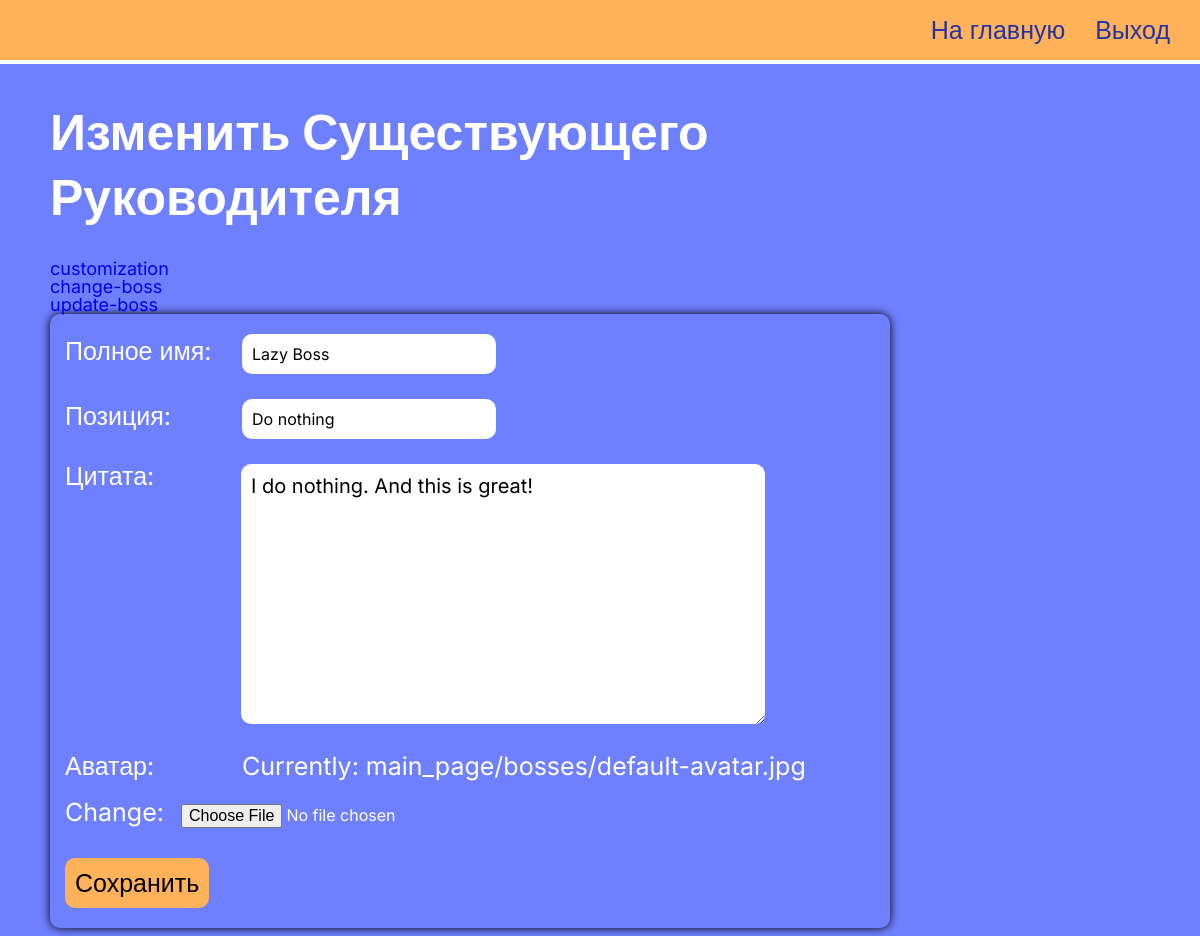
Screenshot of /customization/change-boss/update-boss/3/ (signed in) with the database file from the repository.
### simetra_app/models.py (models this page shows, shortened)
class Boss(models.Model):
    class Meta:
        verbose_name_plural = 'Bosses'
    def get_upload_path(self, filename):
        return Path('main_page/bosses', get_uuid4_filename(filename))
    name = models.CharField(max_length=100)
    position = models.CharField(max_length=200)
    quote = models.TextField()
    image = models.ImageField(
        default='main_page/bosses/default-avatar.jpg',
        upload_to=get_upload_path,
    )

### simetra_app/views.py (the view)
@login_required(login_url='simetra_app:staff-login')
def update_boss(request, boss_id):
    boss = get_object_or_404(Boss, pk=boss_id)
    boss_form = BossForm(instance=boss)
    context = {
        'boss_form': boss_form,
        'title': 'Изменить Существующего Руководителя',
    }
    context = update_context_for_customization_pages_navbar(request, context)
    print(context)
    if request.method == 'POST':
        boss_form = BossForm(request.POST, instance=boss)
        if boss_form.is_valid():
            boss_form.save()
    return render(request, 'simetra_app/create-or-update-boss.html', context)

### simetra_app/forms.py
class BossForm(forms.ModelForm):
    class Meta:
        model = Boss
        fields = '__all__'

### simetra_app/views.py (called while the page is built)
def update_context_for_customization_pages_navbar(request, context):
    def is_it_update_page(url_ancestors_name_list):
        return url_ancestors_name_list[-2][:7] == 'update-'
    url_ancestors_name_list = request.path.split('/')[1:-1]
    if is_it_update_page(url_ancestors_name_list):
        context['update_model'] = url_ancestors_name_list[-2]
        context['model_id'] = url_ancestors_name_list[-1]
        del(url_ancestors_name_list[-2])
        del(url_ancestors_name_list[-1])
    context['url_ancestors_name_list'] = url_ancestors_name_list
    return context

### simetra_app/templates/simetra_app/create-or-update-boss.html (shortened to what this page needs)
{% load static %}
<!DOCTYPE html>
<html lang="ru">
<head>
  <link rel="stylesheet" href="{% static 'simetra_app/customization_page/create-or-update-boss/styles/style.css' %}" />
</head>
<body>
  <div class="wrapper">
    <header class="header">
      <div class="header__container">
        <nav class="header__menu menu">
          <ul class="menu__list">
            <li class="menu__item">
              <a href="{% url 'simetra_app:customization' %}" class="menu__link _link">На главную</a>
            </li>
            <li class="menu__item">
              <a href="{% url 'simetra_app:staff-logout' %}" class="menu__link _link">Выход</a>
            </li>
          </ul>
        </nav>
      </div>
    </header>
    <main class="page">
      <section class="page__home home">
        <div class="home__container">
          <h1 class="home__title">{{ title }}</h1>
          {% include 'simetra_app/customization-navbar.html' %}
          {% include 'simetra_app/customization-navbar-for-update-pages.html' %}
          <div class="home__block">
            <form method="POST">
              <p class="home__input-block"><span class="home__descr">Полное имя:</span> {{ boss_form.name }}</p>
              <p class="home__input-block"><span class="home__descr">Позиция:</span> {{ boss_form.position }}</p>
              <p class="home__input-block home__quote-block"><span class="home__quote">Цитата:</span> {{ boss_form.quote }}</p>
              <p class="home__input-block"><span class="home__descr">Аватар:</span> {{ boss_form.image }}</p>
              <input class="home__submit" type="submit" value="Сохранить" />
            </form>
          </div>
        </div>
      </section>
    </main>
  </div>
</body>
</html>

### simetra_app/static/simetra_app/customization_page/create-or-update-boss/styles/style.css (style rules this page uses)
* { padding: 0; margin: 0; border: 0; }
*, *:before, *:after { -webkit-box-sizing: border-box; box-sizing: border-box; }
nav, footer, header, aside { display: block; }
html, body { height: 100%; width: 100%; font-size: 100%; line-height: 1; font-size: 14px; -ms-text-size-adjust: 100%; -moz-text-size-adjust: 100%; -webkit-text-size-adjust: 100%; }
input, button, textarea { font-family: inherit; }
a, a:visited { text-decoration: none; }
ul li { list-style: none; }
h1, h2, h3, h4, h5, h6 { font-size: inherit; font-weight: 400; }
body { font-family: "Inter", sans-serif; font-size: 18px; background-color: #6f80ff; }
.wrapper { min-height: 100%; overflow: hidden; display: -webkit-box; display: -ms-flexbox; display: flex; -webkit-box-orient: vertical; -webkit-box-direction: normal; -ms-flex-direction: column; flex-direction: column; }
._link { display: block; color: #ffffff; font-size: 20px; -webkit-transition: 0.5s; transition: 0.5s; }
.header { position: absolute; border-bottom: 4px solid white; background-color: #ffb259; width: 100%; left: 0; top: 0; z-index: 10; }
.header__container { max-width: 1400px; margin: 0px auto; padding: 0px 10px; display: -webkit-box; display: -ms-flexbox; display: flex; min-height: 60px; -webkit-box-align: center; -ms-flex-align: center; align-items: center; -webkit-box-pack: justify; -ms-flex-pack: justify; justify-content: space-between; }
.menu { width: 100%; }
.menu__list { display: -webkit-box; display: -ms-flexbox; display: flex; -ms-flex-wrap: wrap; flex-wrap: wrap; -webkit-box-pack: end; -ms-flex-pack: end; justify-content: flex-end; padding: 0px 20px; gap: 20px 30px; }
.menu__link { font-size: 25px; color: #2433a6; -webkit-transition: 0.3s; transition: 0.3s; }
.page { -webkit-box-flex: 1; -ms-flex: 1 1 auto; flex: 1 1 auto; }
.home { color: #ffffff; }
.home__container { padding: 100px 10px 0px 50px; max-width: 900px; }
.home__title { font-weight: bold; font-size: 50px; line-height: 130%; margin-bottom: 30px; }
.home__block { padding: 10px 0px; border-radius: 10px; -webkit-box-shadow: 0px 0px 10px 0px black; box-shadow: 0px 0px 10px 0px black; padding: 20px 15px; margin-bottom: 30px; }
.home__input-block { font-size: 25px; margin-bottom: 20px; }
.home__input-block input { border-radius: 10px; padding: 10px; font-size: 16px; }
.home__input-block textarea { resize: vertical; padding: 10px; border-radius: 10px; font-size: 20px; }
.home__input-block a { color: white; }
.home__descr { display: inline-block; min-width: 170px; margin: 0 auto 0; margin-bottom: 15px; }
.home__quote-block { display: -webkit-box; display: -ms-flexbox; display: flex; margin-bottom: 30px; -ms-flex-wrap: wrap; flex-wrap: wrap; gap: 20px 0px; }
.home__quote { min-width: 176px; }
.home__submit { padding: 10px; border-radius: 10px; font-size: 25px; -webkit-transition: 0.4s; transition: 0.4s; background-color: #ffb259; cursor: pointer; }

### rows the page displays
Boss: name "Lazy Boss", position "Do nothing", quote "I do nothing. And this is great!"

### other values shown
{{ title }} "Изменить Существующего Руководителя"
{{ ancestor }} "customization" "change-boss"
{{ update_model }} "update-boss"
